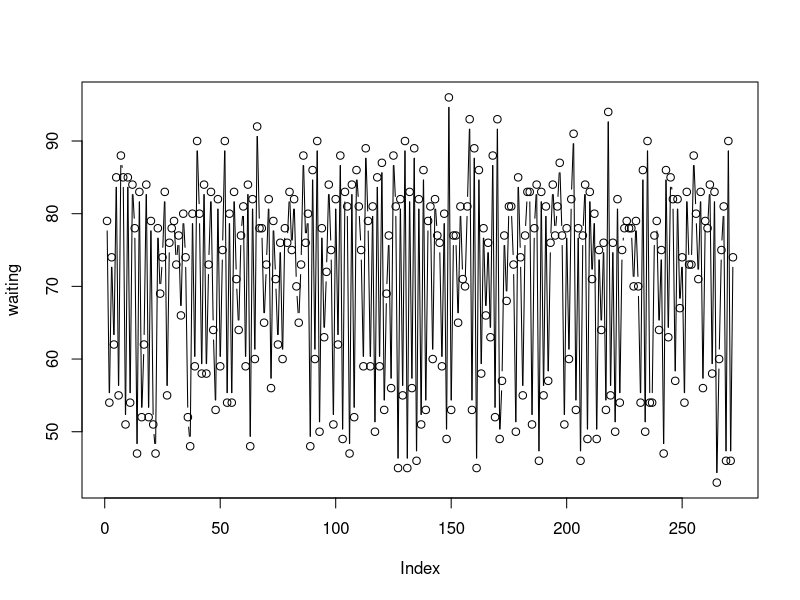
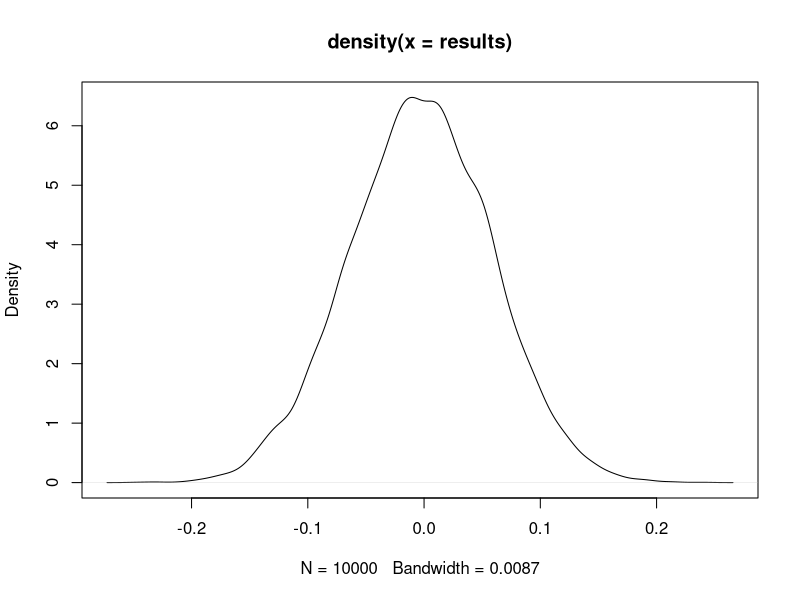
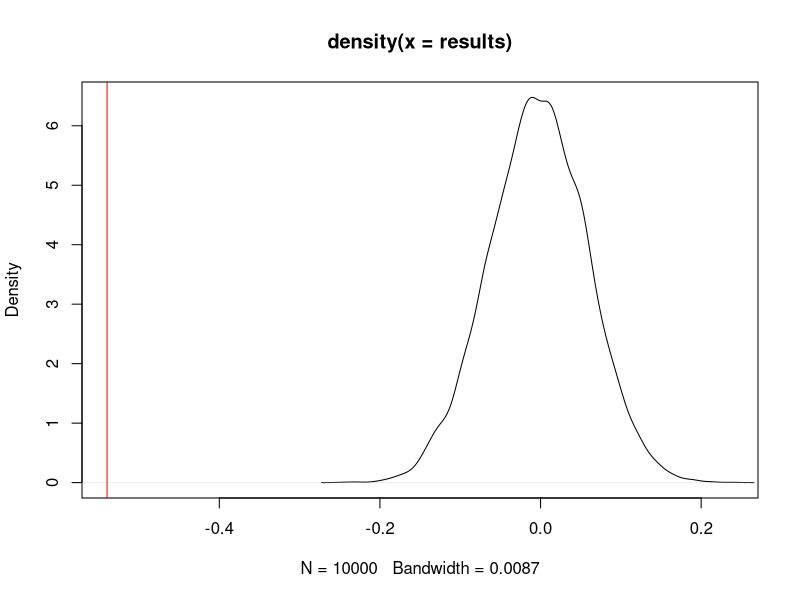

Write R code to recreate these figures, in order.
## ---- chunk 1
knitr::opts_chunk$set(cache = TRUE)
## ---- chunk 2
waiting <- faithful$waiting
plot(waiting, type = "b")
## ---- chunk 3
(observed_cor <- cor(waiting[-length(waiting)], waiting[-1]))
## ---- chunk 4
n_permutations <- 10000
results <- replicate(n_permutations, {
  new_waiting <- sample(waiting)
  cor(new_waiting[-length(new_waiting)], new_waiting[-1])
})
## ---- chunk 5
plot(density(results))
## ---- chunk 6
plot(density(results), xlim = c(observed_cor, max(results)))
abline(v = observed_cor, col = "red")
## ---- chunk 7
(p_value <- mean(abs(results) >= abs(observed_cor)))
## ---- chunk 8
ci <- p_value + c(-1, 1) * qnorm(.975) * sqrt(p_value * (1 - p_value) / n_permutations)
c(lower = ci[1],
  p_value = p_value,
  upper = ci[2])
